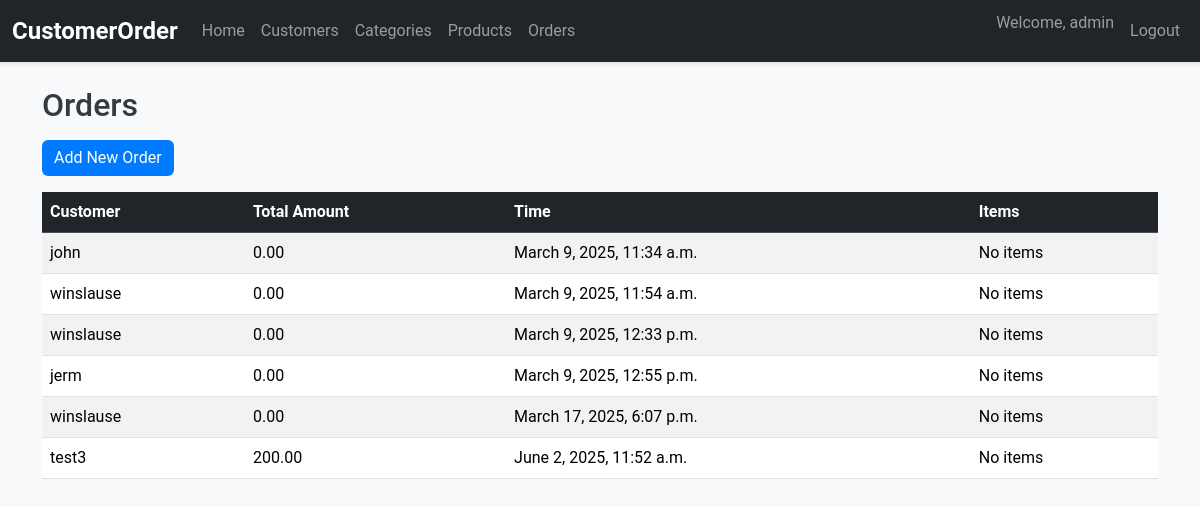
The page /orders/ (signed in) on the database as committed earlier.
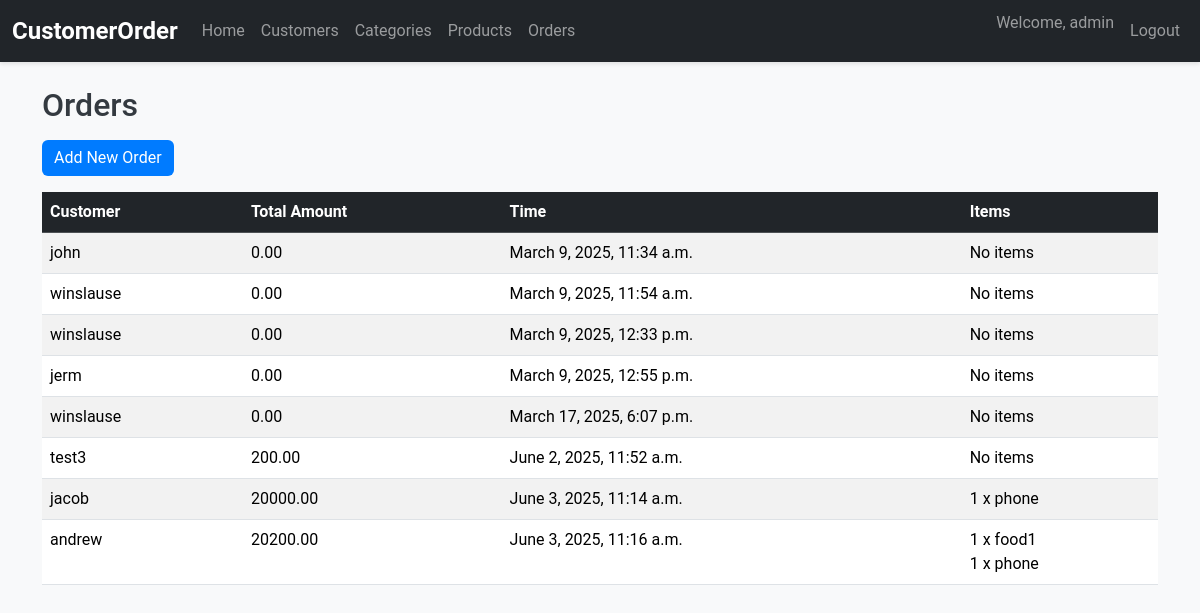
The same page on the database as committed later.
### core/models.py (models this page shows, shortened)
class Order(models.Model):
    customer = models.ForeignKey(Customer, on_delete=models.CASCADE, related_name='orders')
    products = models.ManyToManyField(Product, through='OrderItem')
    time = models.DateTimeField(auto_now_add=True)
    total_amount = models.DecimalField(max_digits=10, decimal_places=2, default=0.00)
    notification_sent = models.BooleanField(default=False)

class Customer(models.Model):
    name = models.CharField(max_length=100)
    code = models.CharField(max_length=10, unique=True)
    phone = models.CharField(max_length=15, blank=True, null=True)
    email = models.EmailField(blank=True, null=True)

class OrderItem(models.Model):
    order = models.ForeignKey(Order, on_delete=models.CASCADE, related_name='order_items')
    product = models.ForeignKey(Product, on_delete=models.CASCADE)
    quantity = models.PositiveIntegerField(default=1)
    price = models.DecimalField(max_digits=10, decimal_places=2)

class Product(models.Model):
    name = models.CharField(max_length=100)
    category = models.ForeignKey(Category, on_delete=models.CASCADE, related_name='products')
    price = models.DecimalField(max_digits=10, decimal_places=2)
    description = models.TextField(blank=True, null=True)

### core/views.py (the view)
# urls.py: path('orders/', views.OrderListView.as_view(), name='orders'),
class OrderListView(LoginRequiredMixin, View):
    def get(self, request):
        orders = Order.objects.all()
        return render(request, 'orders.html', {'orders': orders})

### templates/orders.html (shortened to what this page needs)
{% extends 'base.html' %}
{% block content %}
    <div class="row">
        <div class="col-12">
            <h2 class="mb-3">Orders</h2>
            <a href="{% url 'order_add' %}" class="btn btn-primary mb-3">Add New Order</a>
            <div class="table-responsive">
                <table class="table table-striped table-hover">
                    <thead class="table-dark">
                        <tr>
                            <th>Customer</th>
                            <th>Total Amount</th>
                            <th>Time</th>
                            <th>Items</th>
                        </tr>
                    </thead>
                    <tbody>
                        {% for order in orders %}
                            <tr>
                                <td>{{ order.customer.name }}</td>
                                <td>{{ order.total_amount }}</td>
                                <td>{{ order.time }}</td>
                                <td>
                                    {% for item in order.order_items.all %}
                                        {{ item.quantity }} x {{ item.product.name }}<br>
                                    {% empty %}
                                        No items
                                    {% endfor %}
                                </td>
                            </tr>
                        {% empty %}
                            <tr>
                                <td colspan="4" class="text-center">No orders found.</td>
                            </tr>
                        {% endfor %}
                    </tbody>
                </table>
            </div>
        </div>
    </div>
{% endblock %}

### templates/base.html (shortened to what this page needs)
{% load static %}
<!DOCTYPE html>
<html lang="en">
<head>
    <link href="https://cdn.jsdelivr.net/npm/bootstrap@5.3.3/dist/css/bootstrap.min.css" rel="stylesheet">
    <link rel="stylesheet" href="{% static 'css/styles.css' %}">
</head>
<body>
    <nav class="navbar navbar-expand-lg navbar-dark bg-dark">
        <div class="container-fluid">
            <a class="navbar-brand" href="{% url 'home' %}">CustomerOrder</a>
            <div class="collapse navbar-collapse" id="navbarNav">
                <ul class="navbar-nav me-auto">
                    <li class="nav-item">
                        <a class="nav-link" href="{% url 'home' %}">Home</a>
                    </li>
                    <li class="nav-item">
                        <a class="nav-link" href="{% url 'customers' %}">Customers</a>
                    </li>
                    <li class="nav-item">
                        <a class="nav-link" href="{% url 'categories' %}">Categories</a>
                    </li>
                    <li class="nav-item">
                        <a class="nav-link" href="{% url 'products' %}">Products</a>
                    </li>
                    <li class="nav-item">
                        <a class="nav-link" href="{% url 'orders' %}">Orders</a>
                    </li>
                </ul>
                <ul class="navbar-nav">
                    {% if user.is_authenticated %}
                        <li class="nav-item">
                            <span class="navbar-text me-2">Welcome, {{ user.username }}</span>
                        </li>
                        <li class="nav-item">
                            <a class="nav-link btn btn-outline-light" href="{% url 'logout' %}">Logout</a>
                        </li>
                    {% else %}
                        <li class="nav-item">
                            <a class="nav-link btn btn-outline-light" href="{% url 'oidc_authentication_init' %}">Login</a>
                        </li>
                    {% endif %}
                </ul>
            </div>
        </div>
    </nav>
    <div class="container my-4">
        {% block content %}
        {% endblock %}
    </div>
</body>
</html>

### static/css/styles.css (style rules this page uses)
body { font-family: 'Roboto', sans-serif; background-color: #f8f9fa; }
.navbar-brand { font-weight: bold; font-size: 1.5rem; }
.navbar { box-shadow: 0 2px 4px rgba(0, 0, 0, 0.1); }
.btn-primary { background-color: #007bff; border: none; transition: background-color 0.3s; }
.table { background-color: white; }
h2 { color: #343a40; margin-bottom: 20px; }

Rows that differ between the two databases and show on the page:
added Order: customer.name "jacob", total_amount "20000.00", time "June 3, 2025, 11:14 a.m."
added OrderItem: quantity "1", product.name "phone", shown under "jacob"
added Order: customer.name "andrew", total_amount "20200.00", time "June 3, 2025, 11:16 a.m."
added OrderItem: quantity "1", product.name "food1", shown under "andrew"
added OrderItem: quantity "1", product.name "phone", shown under "andrew"
